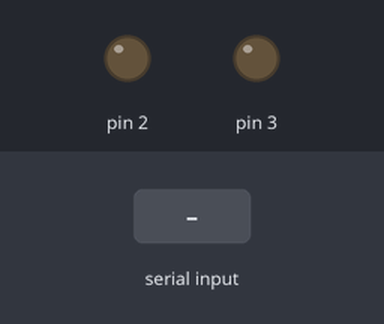
This sketch was run on a simulated Arduino Uno, built with avr-gcc and run on an emulated ATmega328P. Shown: output pins drawn as LEDs (lit = HIGH). The test bench sets the inputs (shaded band). What the sketch prints to the serial monitor is not drawn.

Above: at 1.2 s.
1.3 s: "1" received over Serial
At 1.7 s:
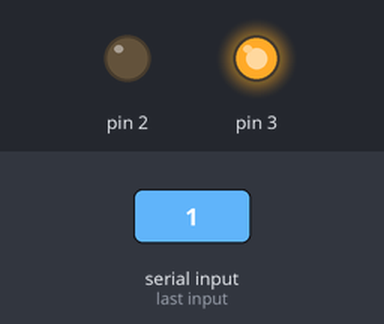
2.8 s: "0" received over Serial
At 4.0 s:
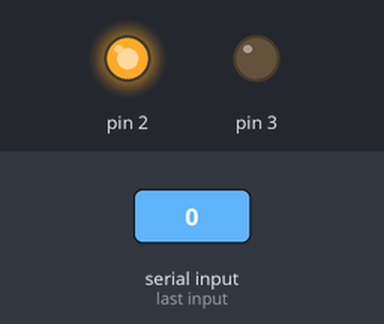
4.3 s: "2" received over Serial
At 5.2 s:
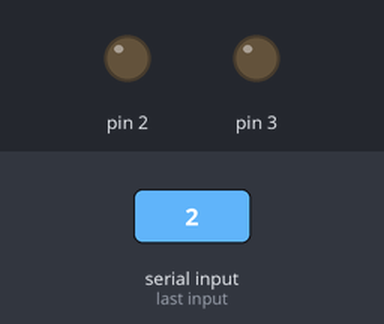
Timing chart, 0 to 7.3 s (numbered marks = the images above; inputs shaded):
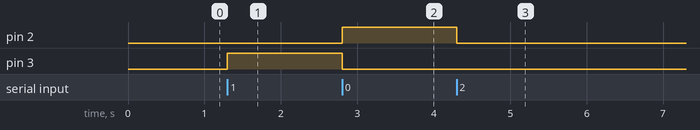

The sketch:

CodigoArduinoDos.ino
```cpp
int valor_dato = 0;

void setup()
{
  pinMode(2, OUTPUT);
  pinMode(3, OUTPUT);
  Serial.begin(9600);
  Serial.println("Conexión Establecida");
}

void loop(){

  while(Serial.available())
  {
    valor_dato = Serial.read();
  }

  if (valor_dato == '1')
  {
    digitalWrite (3, HIGH);
    digitalWrite (2, LOW);
  }
  else if (valor_dato == '0')
  {
    digitalWrite (2, HIGH);
     digitalWrite (3, LOW);
  }else{
   digitalWrite (2, LOW);
     digitalWrite (3, LOW);
   }
}
```

Measured:
- after the input at 1.3 s, pin 3: LOW → HIGH at once
- after the input at 2.8 s, pin 2: LOW → HIGH at once; pin 3: HIGH → LOW at once
- after the input at 4.3 s, pin 2: HIGH → LOW at once
